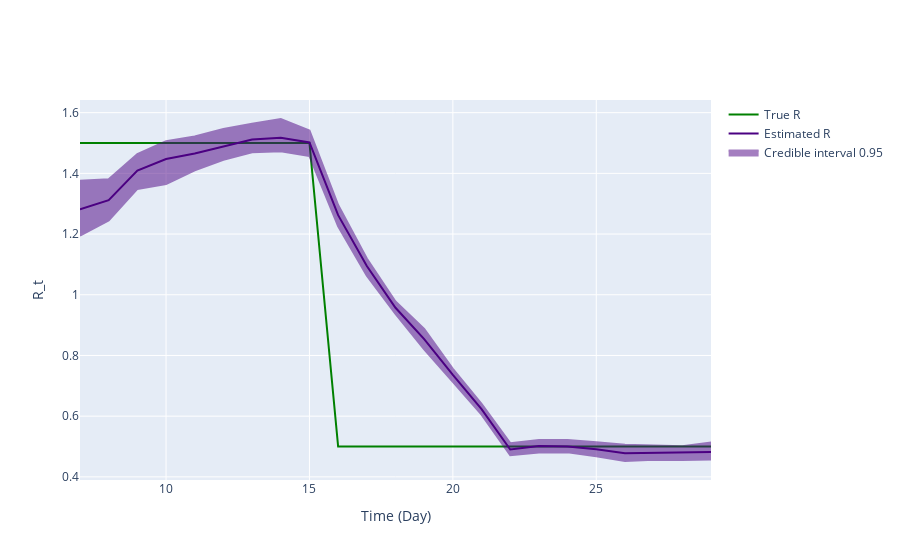

Source (notebook cell):
### Markdown cell above
## Inference plot using class method results

### Code cell
fig = ReproductionNumberPlot()

fig.add_ground_truth_rt(ground_truth)
fig.add_interval_rt(new_intervals)

fig.update_labels(time_label='Time (Day)', r_label='R_t')

fig.show_figure()

### Figure 1 — Plotly figure (JSON) as saved in the notebook; plotly's stock layout.template omitted (floating-point values rounded to 4 significant figures)
{"data": [{"line": {"color": "green"}, "mode": "lines", "name": "True R", "type": "scatter", "x": [7, 8, 9, 10, 11, 12, 13, 14, 15, 16, 17, 18, 19, 20, 21, 22, 23, 24, 25, 26, 27, 28, 29], "y": [1.5, 1.5, 1.5, 1.5, 1.5, 1.5, 1.5, 1.5, 1.5, 0.5, 0.5, 0.5, 0.5, 0.5, 0.5, 0.5, 0.5, 0.5, 0.5, 0.5, 0.5, 0.5, 0.5]}, {"line": {"color": "indigo"}, "mode": "lines", "name": "Estimated R", "type": "scatter", "x": [7, 8, 9, 10, 11, 12, 13, 14, 15, 16, 17, 18, 19, 20, 21, 22, 23, 24, 25, 26, 27, 28, 29], "y": [1.281, 1.312, 1.409, 1.447, 1.465, 1.489, 1.512, 1.517, 1.502, 1.262, 1.095, 0.9572, 0.854, 0.736, 0.6231, 0.4902, 0.5016, 0.5003, 0.4908, 0.4781, 0.4786, 0.4801, 0.4816]}, {"fill": "toself", "fillcolor": "indigo", "line": {"color": "indigo"}, "mode": "lines", "name": "Credible interval 0.95", "opacity": 0.5, "type": "scatter", "x": [7, 8, 9, 10, 11, 12, 13, 14, 15, 16, 17, 18, 19, 20, 21, 22, 23, 24, 25, 26, 27, 28, 29, 29, 28, 27, 26, 25, 24, 23, 22, 21, 20, 19, 18, 17, 16, 15, 14, 13, 12, 11, 10, 9, 8, 7], "y": [1.376, 1.38, 1.463, 1.506, 1.521, 1.546, 1.563, 1.579, 1.541, 1.296, 1.119, 0.9779, 0.8872, 0.756, 0.6409, 0.511, 0.5212, 0.5218, 0.5144, 0.5058, 0.5037, 0.5009, 0.5136, 0.4573, 0.4556, 0.4562, 0.4523, 0.468, 0.481, 0.4802, 0.4715, 0.6052, 0.7128, 0.8205, 0.9369, 1.063, 1.226, 1.457, 1.473, 1.47, 1.445, 1.41, 1.364, 1.349, 1.245, 1.195]}], "layout": {"hovermode": "x unified", "xaxis": {"title": {"text": "Time (Day)"}}, "yaxis": {"title": {"text": "R_t"}}}}
